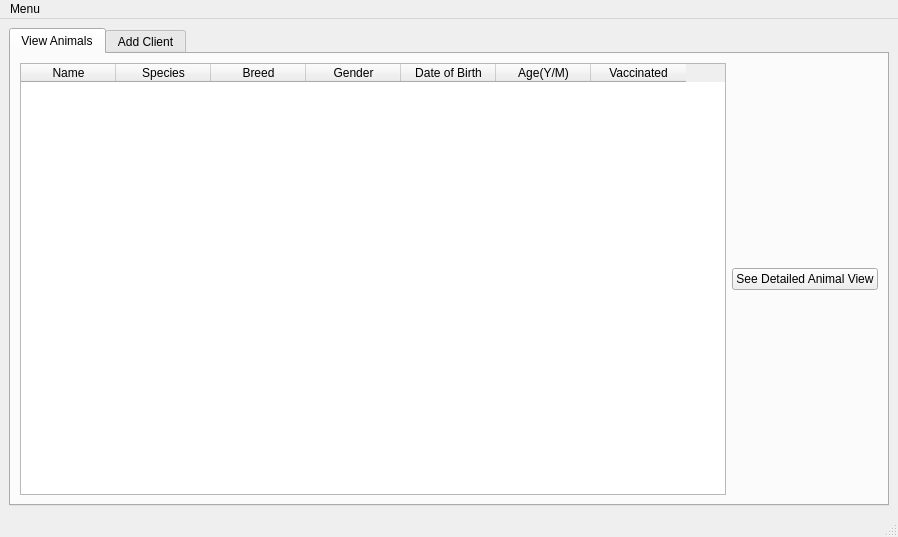
<?xml version="1.0" encoding="UTF-8"?>
<ui version="4.0">
 <class>ClientOnlyView</class>
 <widget class="QMainWindow" name="ClientOnlyView">
  <property name="geometry">
   <rect>
    <x>0</x>
    <y>0</y>
    <width>898</width>
    <height>537</height>
   </rect>
  </property>
  <property name="windowTitle">
   <string>MainWindow</string>
  </property>
  <widget class="QWidget" name="centralwidget">
   <layout class="QHBoxLayout" name="horizontalLayout_23">
    <item>
     <widget class="QTabWidget" name="tabView">
      <property name="enabled">
       <bool>true</bool>
      </property>
      <property name="focusPolicy">
       <enum>Qt::ClickFocus</enum>
      </property>
      <property name="toolTipDuration">
       <number>-2</number>
      </property>
      <property name="currentIndex">
       <number>0</number>
      </property>
      <widget class="QWidget" name="tab">
       <attribute name="title">
        <string>View Animals</string>
       </attribute>
       <layout class="QHBoxLayout" name="horizontalLayout_21">
        <item>
         <widget class="QTableWidget" name="animalTbl">
          <property name="sizePolicy">
           <sizepolicy hsizetype="Expanding" vsizetype="Expanding">
            <horstretch>1</horstretch>
            <verstretch>1</verstretch>
           </sizepolicy>
          </property>
          <property name="editTriggers">
           <set>QAbstractItemView::NoEditTriggers</set>
          </property>
          <property name="selectionMode">
           <enum>QAbstractItemView::SingleSelection</enum>
          </property>
          <property name="selectionBehavior">
           <enum>QAbstractItemView::SelectRows</enum>
          </property>
          <property name="columnCount">
           <number>7</number>
          </property>
          <attribute name="horizontalHeaderCascadingSectionResizes">
           <bool>false</bool>
          </attribute>
          <attribute name="horizontalHeaderDefaultSectionSize">
           <number>95</number>
          </attribute>
          <column>
           <property name="text">
            <string>Name</string>
           </property>
          </column>
          <column>
           <property name="text">
            <string>Species</string>
           </property>
          </column>
          <column>
           <property name="text">
            <string>Breed</string>
           </property>
          </column>
          <column>
           <property name="text">
            <string>Gender</string>
           </property>
          </column>
          <column>
           <property name="text">
            <string>Date of Birth</string>
           </property>
          </column>
          <column>
           <property name="text">
            <string>Age(Y/M)</string>
           </property>
          </column>
          <column>
           <property name="text">
            <string>Vaccinated</string>
           </property>
          </column>
         </widget>
        </item>
        <item>
         <widget class="QPushButton" name="pushButton">
          <property name="text">
           <string>See Detailed Animal View</string>
          </property>
         </widget>
        </item>
       </layout>
      </widget>
      <widget class="QWidget" name="tab_3">
       <attribute name="title">
        <string>Add Client</string>
       </attribute>
       <widget class="QWidget" name="horizontalLayoutWidget">
        <property name="geometry">
         <rect>
          <x>0</x>
          <y>0</y>
          <width>861</width>
          <height>270</height>
         </rect>
        </property>
        <layout class="QHBoxLayout" name="horizontalLayout_20">
         <item>
          <layout class="QVBoxLayout" name="verticalLayout_4">
           <item>
            <layout class="QHBoxLayout" name="horizontalLayout_8">
             <item>
              <widget class="QLabel" name="fNameLbl">
               <property name="text">
                <string>*First Name:</string>
               </property>
              </widget>
             </item>
             <item>
              <widget class="QLabel" name="firstName">
               <property name="text">
                <string>TextLabel</string>
               </property>
              </widget>
             </item>
            </layout>
           </item>
           <item>
            <layout class="QHBoxLayout" name="horizontalLayout_7">
             <item>
              <widget class="QLabel" name="lNamelbl">
               <property name="text">
                <string>*Last Name</string>
               </property>
              </widget>
             </item>
             <item>
              <widget class="QLabel" name="lastName">
               <property name="text">
                <string>TextLabel</string>
               </property>
              </widget>
             </item>
            </layout>
           </item>
           <item>
            <layout class="QHBoxLayout" name="horizontalLayout_17">
             <item>
              <widget class="QLabel" name="emailLbl">
               <property name="text">
                <string>*Email: </string>
               </property>
              </widget>
             </item>
             <item>
              <widget class="QLineEdit" name="emailTxt"/>
             </item>
            </layout>
           </item>
           <item>
            <layout class="QHBoxLayout" name="horizontalLayout_9">
             <item>
              <widget class="QLabel" name="userLbl">
               <property name="text">
                <string>*Username: </string>
               </property>
              </widget>
             </item>
             <item>
              <widget class="QLabel" name="user">
               <property name="text">
                <string>TextLabel</string>
               </property>
              </widget>
             </item>
            </layout>
           </item>
           <item>
            <layout class="QHBoxLayout" name="horizontalLayout_11">
             <item>
              <widget class="QLabel" name="passLbl">
               <property name="text">
                <string>*Password:</string>
               </property>
              </widget>
             </item>
             <item>
              <widget class="QLineEdit" name="passwordTxt"/>
             </item>
            </layout>
           </item>
           <item>
            <layout class="QHBoxLayout" name="horizontalLayout_10">
             <item>
              <widget class="QLabel" name="confPassLbl">
               <property name="text">
                <string>*Confirm Password:</string>
               </property>
              </widget>
             </item>
             <item>
              <widget class="QLineEdit" name="confirmPasswordTxt"/>
             </item>
            </layout>
           </item>
           <item>
            <widget class="QLabel" name="label_9">
             <property name="text">
              <string>Passwords can include letters and numbers</string>
             </property>
            </widget>
           </item>
           <item>
            <widget class="QLabel" name="passConLbl">
             <property name="text">
              <string>Please ensure both passwords match</string>
             </property>
            </widget>
           </item>
          </layout>
         </item>
         <item>
          <layout class="QVBoxLayout" name="verticalLayout_5">
           <item>
            <layout class="QHBoxLayout" name="horizontalLayout_15">
             <item>
              <widget class="QLabel" name="postLbl">
               <property name="text">
                <string>*Postal Code</string>
               </property>
              </widget>
             </item>
             <item>
              <widget class="QLineEdit" name="postalCodeTxt"/>
             </item>
            </layout>
           </item>
           <item>
            <layout class="QHBoxLayout" name="horizontalLayout_12">
             <item>
              <widget class="QLabel" name="cityLbl">
               <property name="text">
                <string>*City:</string>
               </property>
              </widget>
             </item>
             <item>
              <widget class="QLineEdit" name="cityTxt"/>
             </item>
            </layout>
           </item>
           <item>
            <layout class="QHBoxLayout" name="horizontalLayout_14">
             <item>
              <widget class="QLabel" name="provLbl">
               <property name="text">
                <string>*Province:</string>
               </property>
              </widget>
             </item>
             <item>
              <widget class="QComboBox" name="provinceCombo"/>
             </item>
            </layout>
           </item>
           <item>
            <layout class="QHBoxLayout" name="horizontalLayout_16">
             <item>
              <widget class="QLabel" name="addLn1lbl">
               <property name="text">
                <string>*Address Line 1:</string>
               </property>
              </widget>
             </item>
             <item>
              <widget class="QLineEdit" name="addressLine1Txt"/>
             </item>
            </layout>
           </item>
           <item>
            <layout class="QHBoxLayout" name="horizontalLayout_19">
             <item>
              <widget class="QLabel" name="addLn2Lbl">
               <property name="text">
                <string>Address Line 2:</string>
               </property>
              </widget>
             </item>
             <item>
              <widget class="QLineEdit" name="addressLine2Txt"/>
             </item>
            </layout>
           </item>
           <item>
            <layout class="QHBoxLayout" name="horizontalLayout_18">
             <item>
              <widget class="QLabel" name="phoneLbl">
               <property name="text">
                <string>*Phone Number (xxx)-xxx-xxxx:</string>
               </property>
              </widget>
             </item>
             <item>
              <widget class="QLineEdit" name="phoneTxt"/>
             </item>
            </layout>
           </item>
          </layout>
         </item>
        </layout>
       </widget>
       <widget class="QLabel" name="emptyClientLbl">
        <property name="geometry">
         <rect>
          <x>260</x>
          <y>430</y>
          <width>231</width>
          <height>17</height>
         </rect>
        </property>
        <property name="text">
         <string>Items marked with a * are required</string>
        </property>
       </widget>
       <widget class="QGroupBox" name="groupBox">
        <property name="geometry">
         <rect>
          <x>0</x>
          <y>280</y>
          <width>201</width>
          <height>121</height>
         </rect>
        </property>
        <property name="title">
         <string>Child Friendliness</string>
        </property>
        <widget class="QRadioButton" name="childFriendly">
         <property name="geometry">
          <rect>
           <x>20</x>
           <y>30</y>
           <width>171</width>
           <height>23</height>
          </rect>
         </property>
         <property name="text">
          <string>Must be child friendly</string>
         </property>
        </widget>
        <widget class="QRadioButton" name="noChildPreference">
         <property name="geometry">
          <rect>
           <x>20</x>
           <y>60</y>
           <width>161</width>
           <height>23</height>
          </rect>
         </property>
         <property name="text">
          <string>No preference</string>
         </property>
         <property name="checked">
          <bool>true</bool>
         </property>
        </widget>
        <widget class="QRadioButton" name="notFriendlyChild">
         <property name="geometry">
          <rect>
           <x>20</x>
           <y>90</y>
           <width>171</width>
           <height>23</height>
          </rect>
         </property>
         <property name="text">
          <string>Not child friendly</string>
         </property>
        </widget>
       </widget>
       <widget class="QPushButton" name="editClientBtn">
        <property name="geometry">
         <rect>
          <x>500</x>
          <y>430</y>
          <width>358</width>
          <height>25</height>
         </rect>
        </property>
        <property name="text">
         <string>Save Changes</string>
        </property>
       </widget>
       <widget class="QGroupBox" name="groupBox_2">
        <property name="geometry">
         <rect>
          <x>210</x>
          <y>280</y>
          <width>201</width>
          <height>121</height>
         </rect>
        </property>
        <property name="title">
         <string>Stranger Friendliness</string>
        </property>
        <widget class="QRadioButton" name="strangeFriend">
         <property name="geometry">
          <rect>
           <x>20</x>
           <y>30</y>
           <width>171</width>
           <height>23</height>
          </rect>
         </property>
         <property name="text">
          <string>Must be stranger friendly</string>
         </property>
        </widget>
        <widget class="QRadioButton" name="noStrangePreference">
         <property name="geometry">
          <rect>
           <x>20</x>
           <y>60</y>
           <width>161</width>
           <height>23</height>
          </rect>
         </property>
         <property name="text">
          <string>No preference</string>
         </property>
         <property name="checked">
          <bool>true</bool>
         </property>
        </widget>
        <widget class="QRadioButton" name="notFriendlyStrange">
         <property name="geometry">
          <rect>
           <x>20</x>
           <y>90</y>
           <width>171</width>
           <height>23</height>
          </rect>
         </property>
         <property name="text">
          <string>Not stranger friendly</string>
         </property>
        </widget>
       </widget>
       <widget class="QLabel" name="label_34">
        <property name="geometry">
         <rect>
          <x>430</x>
          <y>280</y>
          <width>181</width>
          <height>17</height>
         </rect>
        </property>
        <property name="text">
         <string>Desired Attributes in a pet:</string>
        </property>
       </widget>
       <widget class="QLabel" name="label_38">
        <property name="geometry">
         <rect>
          <x>430</x>
          <y>400</y>
          <width>331</width>
          <height>17</height>
         </rect>
        </property>
        <property name="text">
         <string>1 being more aggressive, 10 being more passive</string>
        </property>
       </widget>
       <widget class="QWidget" name="gridLayoutWidget_2">
        <property name="geometry">
         <rect>
          <x>430</x>
          <y>298</y>
          <width>327</width>
          <height>101</height>
         </rect>
        </property>
        <layout class="QGridLayout" name="gridLayout">
         <item row="2" column="0">
          <widget class="QLabel" name="label_36">
           <property name="text">
            <string>Sociability:</string>
           </property>
          </widget>
         </item>
         <item row="3" column="2">
          <widget class="QComboBox" name="tempRank">
           <item>
            <property name="text">
             <string>1</string>
            </property>
           </item>
           <item>
            <property name="text">
             <string>2</string>
            </property>
           </item>
           <item>
            <property name="text">
             <string>3</string>
            </property>
           </item>
           <item>
            <property name="text">
             <string>No preference</string>
            </property>
           </item>
          </widget>
         </item>
         <item row="3" column="0">
          <widget class="QLabel" name="label_37">
           <property name="text">
            <string>Temperament:</string>
           </property>
          </widget>
         </item>
         <item row="2" column="2">
          <widget class="QComboBox" name="socRank">
           <item>
            <property name="text">
             <string>1</string>
            </property>
           </item>
           <item>
            <property name="text">
             <string>2</string>
            </property>
           </item>
           <item>
            <property name="text">
             <string>3</string>
            </property>
           </item>
           <item>
            <property name="text">
             <string>No preference</string>
            </property>
           </item>
          </widget>
         </item>
         <item row="1" column="2">
          <widget class="QComboBox" name="trainRank">
           <item>
            <property name="text">
             <string>1</string>
            </property>
           </item>
           <item>
            <property name="text">
             <string>2</string>
            </property>
           </item>
           <item>
            <property name="text">
             <string>3</string>
            </property>
           </item>
           <item>
            <property name="text">
             <string>No preference</string>
            </property>
           </item>
          </widget>
         </item>
         <item row="1" column="0">
          <widget class="QLabel" name="label_35">
           <property name="text">
            <string>Ability to train::</string>
           </property>
          </widget>
         </item>
         <item row="1" column="1">
          <widget class="QSpinBox" name="trainSpin">
           <property name="minimum">
            <number>1</number>
           </property>
           <property name="maximum">
            <number>10</number>
           </property>
          </widget>
         </item>
         <item row="2" column="1">
          <widget class="QSpinBox" name="socSpin">
           <property name="minimum">
            <number>1</number>
           </property>
           <property name="maximum">
            <number>10</number>
           </property>
          </widget>
         </item>
         <item row="3" column="1">
          <widget class="QSpinBox" name="tempSpin">
           <property name="minimum">
            <number>1</number>
           </property>
           <property name="maximum">
            <number>10</number>
           </property>
          </widget>
         </item>
        </layout>
       </widget>
      </widget>
     </widget>
    </item>
   </layout>
  </widget>
  <widget class="QStatusBar" name="statusbar"/>
  <widget class="QMenuBar" name="menuBar">
   <property name="geometry">
    <rect>
     <x>0</x>
     <y>0</y>
     <width>898</width>
     <height>22</height>
    </rect>
   </property>
   <widget class="QMenu" name="menuMenu">
    <property name="title">
     <string>Menu</string>
    </property>
    <addaction name="actionLog_Out"/>
    <addaction name="actionExit"/>
   </widget>
   <addaction name="menuMenu"/>
  </widget>
  <action name="actionLog_Out">
   <property name="text">
    <string>Log Out</string>
   </property>
  </action>
  <action name="actionExit">
   <property name="text">
    <string>Exit</string>
   </property>
  </action>
 </widget>
 <resources/>
 <connections/>
</ui>
